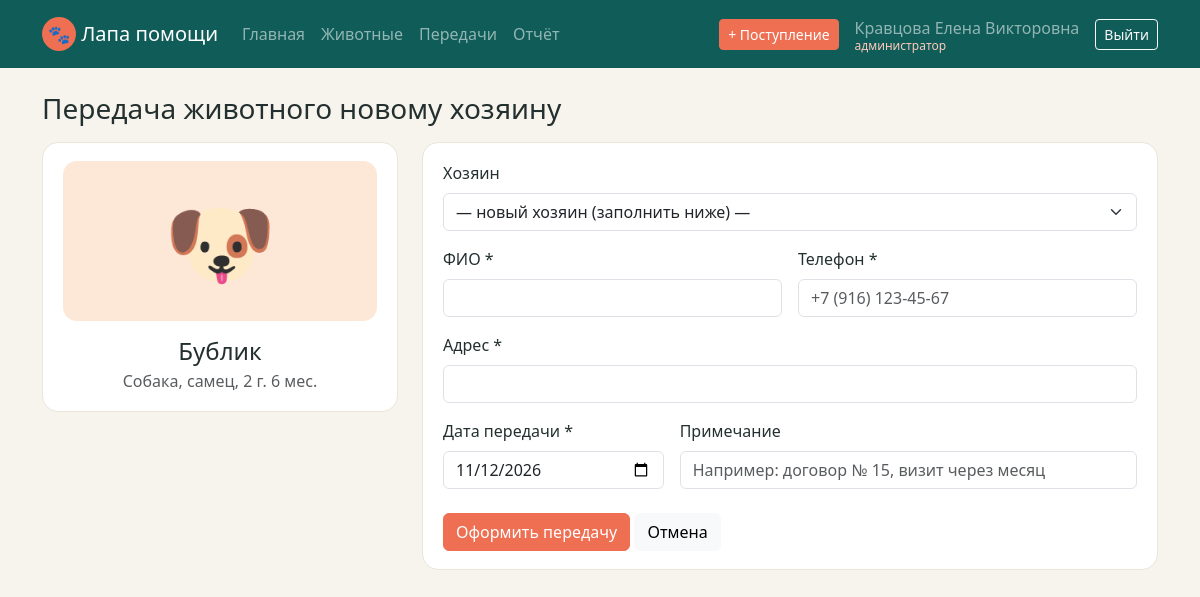
Page /site/adoption_add.php?animal=1 (signed in) on the committed database.
### tables this page shows
CREATE TABLE animals (
    id           INT AUTO_INCREMENT PRIMARY KEY,
    name         VARCHAR(50)  NOT NULL,
    species      ENUM('Собака', 'Кошка', 'Другое') NOT NULL,
    breed        VARCHAR(100) NOT NULL,
    sex          ENUM('Самец', 'Самка') NOT NULL,
    birth_date   DATE NOT NULL,
    color        VARCHAR(50)  NOT NULL,
    arrival_date DATE NOT NULL,
    cage         VARCHAR(10)  NOT NULL,
    status       ENUM('На карантине', 'В приюте', 'На лечении', 'Пристроен') NOT NULL DEFAULT 'На карантине',
    sterilized   TINYINT(1)   NOT NULL DEFAULT 0,
    description  TEXT
);

### site/db.php (called while the page is built, shortened)
<?php
$species = ['Собака', 'Кошка', 'Другое'];
function petIcon($kind)
{
    return ['Собака' => '🐶', 'Кошка' => '🐱'][$kind] ?? '🐾';
}
function age($birth)
{
    $diff = (new DateTime($birth))->diff(new DateTime('today'));
    return $diff->y . ' г.' . ($diff->m ? ' ' . $diff->m . ' мес.' : '');
}

### site/adoption_add.php (the view, shortened to what this page needs)
<?php
require 'db.php';
$id = (int)($_GET['animal'] ?? 0);
$stmt = $pdo->prepare("SELECT * FROM animals WHERE id = ? AND status = 'В приюте'");
$stmt->execute([$id]);
$a = $stmt->fetch();
$f = ['adopter_id' => 0, 'fio' => '', 'phone' => '', 'address' => '', 'adoption_date' => date('Y-m-d'), 'note' => ''];
require 'header.php';
?>
<h3 class="mb-3">Передача животного новому хозяину</h3>
<div class="row g-4">
    <div class="col-lg-4">
        <div class="panel text-center">
            <div class="pet-photo big pet-<?= array_search($a['species'], $species) ?>"><?= petIcon($a['species']) ?></div>
            <h4 class="mt-3 mb-1"><?= htmlspecialchars($a['name']) ?></h4>
            <p class="text-muted mb-0"><?= $a['species'] ?>, <?= mb_strtolower($a['sex']) ?>, <?= age($a['birth_date']) ?></p>
        </div>
    </div>
    <div class="col-lg-8">
        <form class="panel" method="post">
            <div class="mb-3">
                <label class="form-label" for="adopter_id">Хозяин</label>
                <select class="form-select" id="adopter_id" name="adopter_id">
                    <option value="0">— новый хозяин (заполнить ниже) —</option>
                </select>
            </div>
            <fieldset class="new-owner mb-3" id="new-owner">
                <div class="row g-3">
                    <div class="col-md-6">
                        <label class="form-label" for="fio">ФИО *</label>
                        <input class="form-control" id="fio" name="fio" value="<?= htmlspecialchars($f['fio']) ?>">
                    </div>
                    <div class="col-md-6">
                        <label class="form-label" for="phone">Телефон *</label>
                        <input class="form-control" id="phone" name="phone" placeholder="+7 (916) 123-45-67" value="<?= htmlspecialchars($f['phone']) ?>">
                    </div>
                    <div class="col-12">
                        <label class="form-label" for="address">Адрес *</label>
                        <input class="form-control" id="address" name="address" value="<?= htmlspecialchars($f['address']) ?>">
                    </div>
                </div>
            </fieldset>
            <div class="row g-3 mb-4">
                <div class="col-md-4">
                    <label class="form-label" for="adoption_date">Дата передачи *</label>
                    <input class="form-control" type="date" id="adoption_date" name="adoption_date" value="<?= htmlspecialchars($f['adoption_date']) ?>">
                </div>
                <div class="col-md-8">
                    <label class="form-label" for="note">Примечание</label>
                    <input class="form-control" id="note" name="note" placeholder="Например: договор № 15, визит через месяц" value="<?= htmlspecialchars($f['note']) ?>">
                </div>
            </div>
            <button class="btn btn-accent">Оформить передачу</button>
            <a class="btn btn-light" href="animal_view.php?id=<?= $id ?>">Отмена</a>
        </form>
    </div>
</div>
<?php require 'footer.php'; ?>

### site/css/style.css (style rules this page uses)
:root { --teal: #0f5c58; --teal-dark: #0b4744; --coral: #ef6f53; --coral-dark: #d9583c; --bg: #f7f4ee; --line: #ebe5da; }
body { background: var(--bg); color: #23302f; }
a { color: var(--teal); }
.btn-accent { background: var(--coral); border-color: var(--coral); color: #fff; }
.panel, .stat { background: #fff; border: 1px solid var(--line); border-radius: 16px; padding: 18px 20px; }
.pet-photo { height: 120px; display: flex; align-items: center; justify-content: center; font-size: 64px; }
.pet-photo.big { height: 160px; border-radius: 14px; font-size: 90px; }
.pet-0 { background: #fde8d7; }

### rows in the picture
animals: species "🐶", name "Бублик", species "Собака", sex "самец", birth_date "2 г. 6 мес."

### other values in the picture
$name "Главная"
$name "Животные"
$name "Передачи"
$name "Отчёт"
$_SESSION['fio'] "Кравцова Елена Викторовна"
$roleNames[$_SESSION['role']] "администратор"
